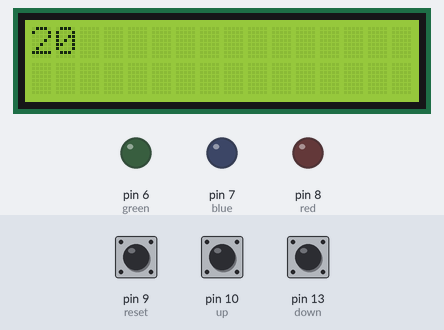
The sketch below on a simulated Arduino Uno, built with avr-gcc and run on an emulated ATmega328P. Parts: 16×2 character LCD, output pins drawn as LEDs (lit = HIGH). The test bench sets the inputs (shaded band); at power-on: pin 10 (up) LOW, pin 13 (down) LOW, pin 9 (reset) LOW. What the sketch prints to the serial monitor is not drawn.

Above: at 1.2 s.
1.3 s: pin 10 (up) pulled HIGH for 3.2 s
At 4.8 s:
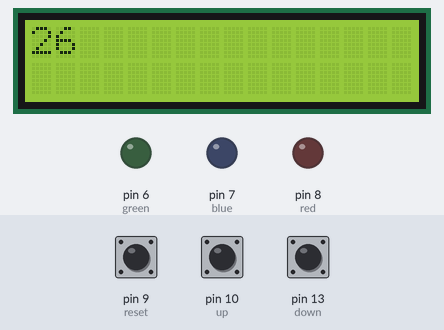
6.0 s: pin 13 (down) pulled HIGH for 3.2 s
At 9.6 s:
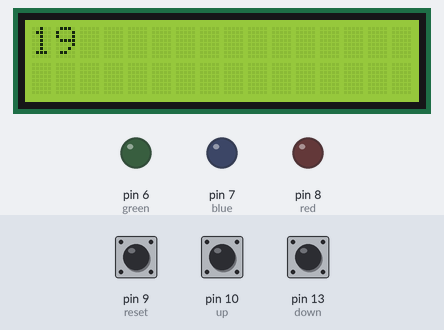
10.7 s: pin 9 (reset) pulled HIGH for 3.2 s
At 11.6 s:
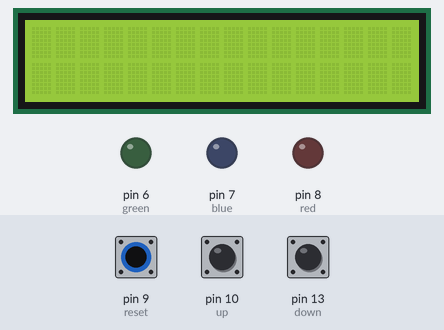
15.4 s: pin 13 (down) pulled HIGH for 1 s
At 17.4 s:
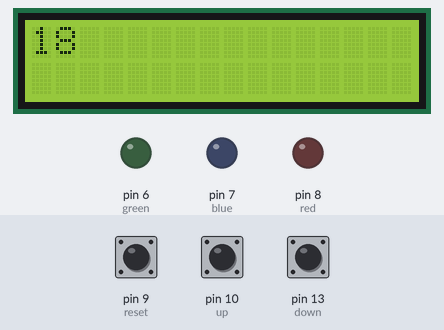
Timing chart, 0 to 18.9 s (numbered marks = the images above; inputs shaded):
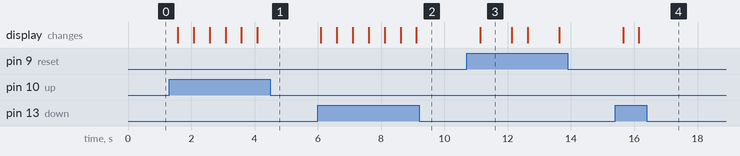

The sketch:

sketch_mar20a.ino
```cpp
#include <LiquidCrystal.h>.

int red = 8;
int green = 6;
int blue = 7;
int up = 10;
int down = 13;
int reset = 9;
int life = 20;
LiquidCrystal lcd(12, 11, 5, 4, 3, 2);
void setup() {
  Serial.begin(1200);
  lcd.begin(16, 2);
  pinMode(red, OUTPUT);
  pinMode(blue, OUTPUT);
  pinMode(green, OUTPUT);
  pinMode(up, INPUT);
  pinMode(down, INPUT);
  pinMode(reset, INPUT);
}

void loop() {
  int upLife = digitalRead(up);
  int downLife = digitalRead(down);
  int resetLife = digitalRead(reset);

  if (life == 0){
    digitalWrite(green, HIGH);
    delay(1000);
    digitalWrite(green, LOW);
    delay(1000);
    digitalWrite(blue, HIGH);
    delay(1000);
    digitalWrite(blue, LOW);
    delay(1000);
    digitalWrite(red, HIGH);
    delay(1000);
    digitalWrite(red, LOW);
    delay(1000);
  }
  if (upLife == HIGH){
    life += 1;
  }
  if (downLife == HIGH){
    life -= 1;
  }
  if (resetLife == HIGH){
    lcd.clear();
    delay(1000);
    life = 20;
  }
  lcd.setCursor(0, 1);
  lcd.clear();
  lcd.print(life);
  Serial.println(life);
  delay(500);
}
```

Measured:
- after the input at 1.3 s, the display: first changes after 0.27 s (image 1 shows a later state)
- after the input at 6.0 s, the display: first changes after 0.10 s (image 2 shows a later state)
- after the input at 10.7 s, the display: changes after 0.43 s (image 3)
- after the input at 15.4 s, the display: first changes after 0.25 s (image 4 shows a later state)
- what the display in image 3 shows lasts 1.0 s, from 11.1 s to 12.1 s
